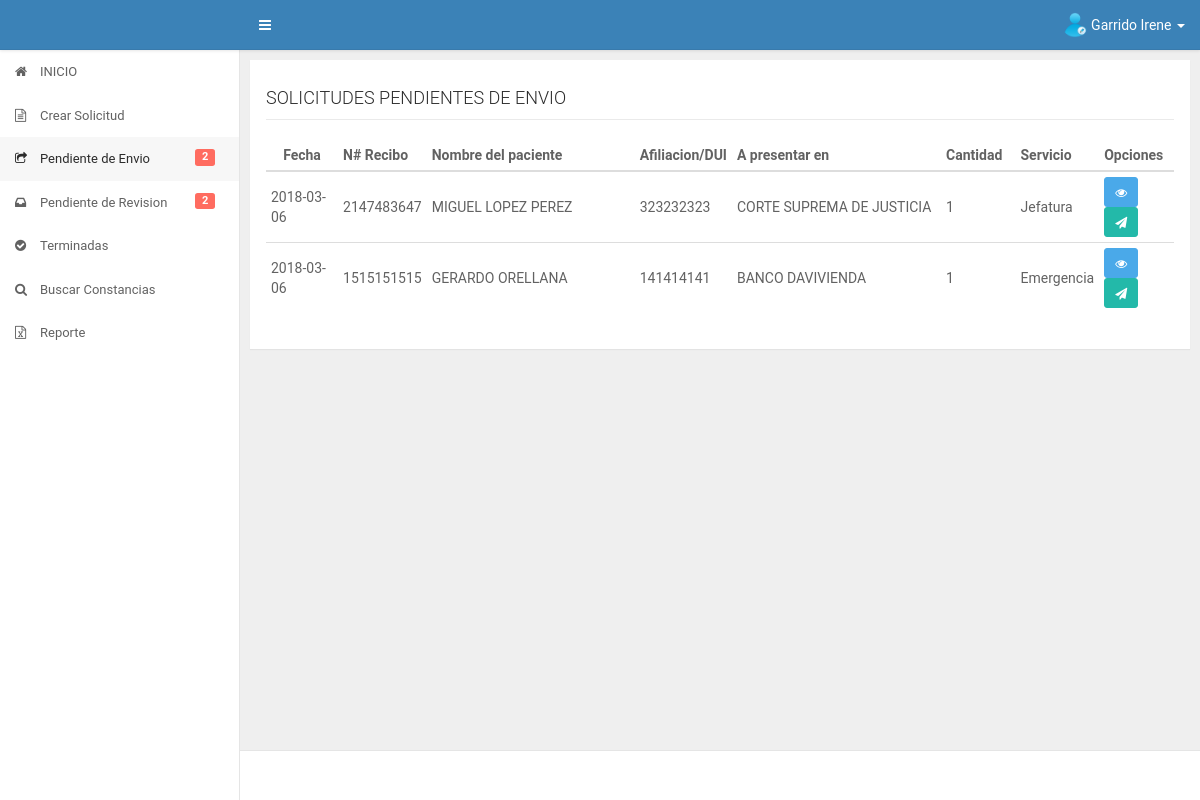
Screenshot of /app/secretaria/pendienteenvio.php (signed in) with the database file from the repository.
### tables this page shows
CREATE TABLE IF NOT EXISTS `datos_iniciales` (
  `id_datos` int(11) NOT NULL AUTO_INCREMENT,
  `fecha` date DEFAULT NULL,
  `numero_recibo` varchar(50) DEFAULT NULL,
  `afiliacion_dui` varchar(30) DEFAULT NULL,
  `nombre_paciente` varchar(300) DEFAULT NULL,
  `destinos` varchar(2000) DEFAULT NULL,
  `id_servicio` int(11) DEFAULT NULL,
  `cantidad` int(11) DEFAULT NULL,
  `fecha_presentado` date DEFAULT NULL,
  `fecha_cancelado` date DEFAULT NULL,
  `precio` float DEFAULT NULL,
  `id_estado` int(11) DEFAULT NULL,
  `id_trabajador` int(11) DEFAULT NULL,
  `fecha_recibido_revision` date DEFAULT NULL,
  `fecha_autorizacion_direccion` date DEFAULT NULL,
  PRIMARY KEY (`id_datos`),
  KEY `FK_diservicio` (`id_servicio`),
  KEY `FK_diestado` (`id_estado`),
  KEY `FK_datos_iniciales_usuario` (`id_trabajador`),
  CONSTRAINT `FK_datos_iniciales_usuario` FOREIGN KEY (`id_trabajador`) REFERENCES `usuario` (`id_user`),
  CONSTRAINT `FK_diestado` FOREIGN KEY (`id_estado`) REFERENCES `estado` (`id_estado`),
  CONSTRAINT `FK_diservicio` FOREIGN KEY (`id_servicio`) REFERENCES `servicios` (`id_servicio`)
);

CREATE TABLE IF NOT EXISTS `servicios` (
  `id_servicio` int(11) NOT NULL AUTO_INCREMENT,
  `nombre_servicio` varchar(200) DEFAULT NULL,
  PRIMARY KEY (`id_servicio`)
);

### app/secretaria/pendienteenvio.php (the view, shortened to what this page needs)
<?php
    include("../core/header.php");
    include("../core/aside.php");
    include("../../config/database.php");
    $sqlpendientes = "SELECT datos_iniciales.id_datos,datos_iniciales.fecha,datos_iniciales.numero_recibo,datos_iniciales.afiliacion_dui,datos_iniciales.nombre_paciente,datos_iniciales.destinos,datos_iniciales.cantidad,servicios.nombre_servicio FROM datos_iniciales INNER JOIN servicios ON datos_iniciales.id_servicio=servicios.id_servicio WHERE datos_iniciales.id_estado=1 AND id_trabajador=?";
    if($stmt = $conn->prepare($sqlpendientes)){
        $stmt -> bind_param('s',$_SESSION['id_usuario']);
    	$stmt -> execute();
    	$stmt -> store_result();
    	$rows = $stmt->num_rows;
    	$stmt -> bind_result($id_datos,$fechacreacion,$nrecibo,$afiliacion,$nombrepaciente,$destinos,$cantidad,$servicio);
    }
?>
<div id="content" class="ui-content ui-content-aside-overlay">
    <div class="ui-content-body">
        <div class="ui-container">
            <div class="row">
                <div class="col-md-12 col-lg-12">
                    <div class="panel" id="mipanel">
                        <div class="panel-body">
                            <div id="titulo">
                            	<h4>SOLICITUDES PENDIENTES DE ENVIO</h4>
                            </div>
                            <div id="contenido" class="table-responsive">
                            	<table class="table table-hover table-condensed" id="mitable">
                                    <thead class="thead-inverse">
                                        <tr>
                                            <th class="col-md-1 text-center">Fecha</th>
                                            <th class="col-md-1">N# Recibo</th>
                                            <th class="col-md-3">Nombre del paciente</th>
                                            <th class="col-md-1">Afiliacion/DUI</th>
                                            <th class="col-md-3">A presentar en</th>
                                            <th class="col-md-1">Cantidad</th>
                                            <th class="col-md-1">Servicio</th>
                          					<th class="col-md-1">Opciones</th>
                                        </tr>
                                    </thead>
                                    <tbody>
                                    <?php
                                    	if($rows>0){
                                    		while ($stmt->fetch()) {
                                    ?>
                                    	<tr>
                                    		<td><?php echo $fechacreacion; ?></td>
                                    		<td id="numrecibo<?php echo $id_datos; ?>"><?php echo $nrecibo; ?></td>
                                    		<td><?php echo $nombrepaciente; ?></td>
                                    		<td><?php echo $afiliacion; ?></td>
                                    		<td><?php echo $destinos; ?></td>
                                    		<td><?php echo $cantidad; ?></td>
                                    		<td><?php echo $servicio; ?></td>
                                    		<td><a href="javascript:;" class="btn btn-info btn-sm detalle"  data-placement="left" data-solicitud="<?php echo $id_datos ?>" data-toggle="tooltip" data-placement="left" title="Ver o Editar"><i class="fa fa-eye"></i></a> <a href="javascript:;" class="btn btn-success btn-sm enviaratrabajador"  data-placement="left" data-solicitud="<?php echo $id_datos ?>" data-toggle="tooltip" data-placement="left" title="Enviar a trabajador"><i class="fa fa-send"></i></a></td>
                                    	</tr>
                                    <?php
                                    		}
                                    	}
                                    ?>
                                    </tbody>
                                </table>
                            </div>
                        </div>
                    </div>
                </div>
            </div>
        </div>
    </div>
</div>
<?php
    include("../core/footer.php");
 ?>

### assets/css/main.css (style rules this page uses)
.row { margin-right: -5px; margin-left: -5px; }
.ui-content-body .row > [class^="col-"], .ui-content-body .row > [class*="col-"] { padding-left: 5px; padding-right: 5px; }
.panel { margin-bottom: 10px; -webkit-border-radius: 0; border-radius: 0; }
.panel { position: relative; }
.ui-content { width: 100%; height: 100%; margin-left: 0; -webkit-transition: margin-left .3s; transition: margin-left .3s; }
.ui-content::before, .ui-content::after { display: table; content: " "; }
.ui-content::after { clear: both; }
.ui-content-body { float: left; width: 100%; margin-bottom: 40px; padding: 10px; }
@media (min-width: 768px) { .ui-content { width: auto; margin-left: 240px; -webkit-transition: all .299s; transition: all .299s; } }
@media (min-width: 1200px) { .ui-content.ui-content-aside-overlay .ui-container { margin-right: 0; } }
@media (min-width: 1200px) { .ui-container { margin-right: 0; -webkit-transition: margin-right .3s; transition: margin-right .3s; } }
html, body { width: 100%; height: 100%; }
body { font-size: 14px; color: #626262; background-color: #EFEFEF; -webkit-font-smoothing: antialiased; line-height: 1.5; letter-spacing: 0; overflow-x: hidden; }
h1, h2, h3, h4, h5, h6 { font-weight: 300; line-height: 1.3; color: #2c2c2c; }
h4, .h4 { font-size: 18px; }
a { color: inherit; }
.table thead tr th, .table tbody tr td, .table tbody tr td * { vertical-align: middle; }
.btn { background-color: transparent; color: inherit; }
.btn-info { color: #ffffff; background-color: #4aa9e9; border-color: #4aa9e9; }
.btn-success { color: #ffffff; background-color: #23b9a9; border-color: #23b9a9; }

### assets/css/style.css (style rules this page uses)
body { font-family: 'Roboto', sans-serif; }
#titulo { border-bottom: 1px solid #eaeaea; }
#contenido { margin-top: 20px; }

### rows the page displays
datos_iniciales: fecha "2018-03-06", numero_recibo "2147483647", nombre_paciente "MIGUEL LOPEZ PEREZ", afiliacion_dui "323232323", destinos "CORTE SUPREMA DE JUSTICIA", cantidad "1", id_servicio.nombre_servicio "Jefatura"
datos_iniciales: fecha "2018-03-06", numero_recibo "1515151515", nombre_paciente "GERARDO ORELLANA", afiliacion_dui "141414141", destinos "BANCO DAVIVIENDA", cantidad "1", id_servicio.nombre_servicio "Emergencia"

### other values shown
$_SESSION['nombre'] "Garrido Irene"
$mispendientes "2"
$mispendientesrev "2"
